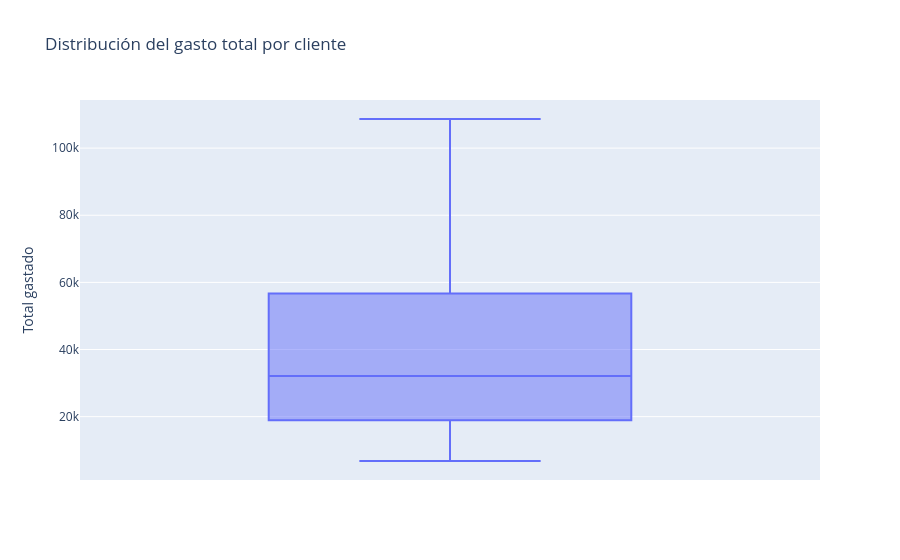

The notebook cell saved with this chart:
### Code cell
fig = px.box(
    customer_value,
    y="total_spent",
    title="Distribución del gasto total por cliente"
)
fig.update_layout(yaxis_title="Total gastado")
fig.show()

### Figure 1 — Plotly figure (JSON) as saved in the notebook; plotly's stock layout.template omitted (floating-point values rounded to 4 significant figures)
{"data": [{"alignmentgroup": "True", "hovertemplate": "total_spent=%{y}<extra></extra>", "legendgroup": "", "marker": {"color": "#636efa"}, "name": "", "notched": false, "offsetgroup": "", "orientation": "v", "showlegend": false, "type": "box", "x0": " ", "xaxis": "x", "y": [63950.0, 42960.0, 17630.0, 65200.0, 15600.0, 30680.0, 48730.0, 88130.0, 10380.0, 108700.0, 48730.0, 48730.0, 20590.0, 23290.0, 64090.0, 31980.0, 21360.0, 18910.0, 20760.0, 23400.0, 39000.0, 14850.0, 46570.0, 12180.0, 88130.0, 15600.0, 80110.0, 20450.0, 58210.0, 14850.0, 56720.0, 40640.0, 31980.0, 52880.0, 10230.0, 32170.0, 28480.0, 86940.0, 48730.0, 75620.0, 17630.0, 46570.0, 35590.0, 36210.0, 18910.0, 30420.0, 32040.0, 14850.0, 28640.0, 65200.0, 27150.0, 14320.0, 14850.0, 11640.0, 79940.0, 59390.0, 14320.0, 48290.0, 15210.0, 14240.0, 15390.0, 15600.0, 71200.0, 28640.0, 16020.0, 37980.0, 64340.0, 48290.0, 52880.0, 94530.0, 47470.0, 20590.0, 33940.0, 32040.0, 71600.0, 64340.0, 24360.0, 28480.0, 16020.0, 20520.0, 88130.0, 6788.0, 108700.0, 48250.0, 47970.0, 63950.0, 51130.0, 79940.0, 24140.0, 20760.0, 51130.0, 86940.0, 48290.0, 18910.0, 6864.0, 16080.0, 80110.0, 20760.0], "y0": " ", "yaxis": "y"}], "layout": {"boxmode": "group", "legend": {"tracegroupgap": 0}, "title": {"text": "Distribución del gasto total por cliente"}, "xaxis": {"anchor": "y", "domain": [0, 1]}, "yaxis": {"anchor": "x", "domain": [0, 1], "title": {"text": "Total gastado"}}}}
